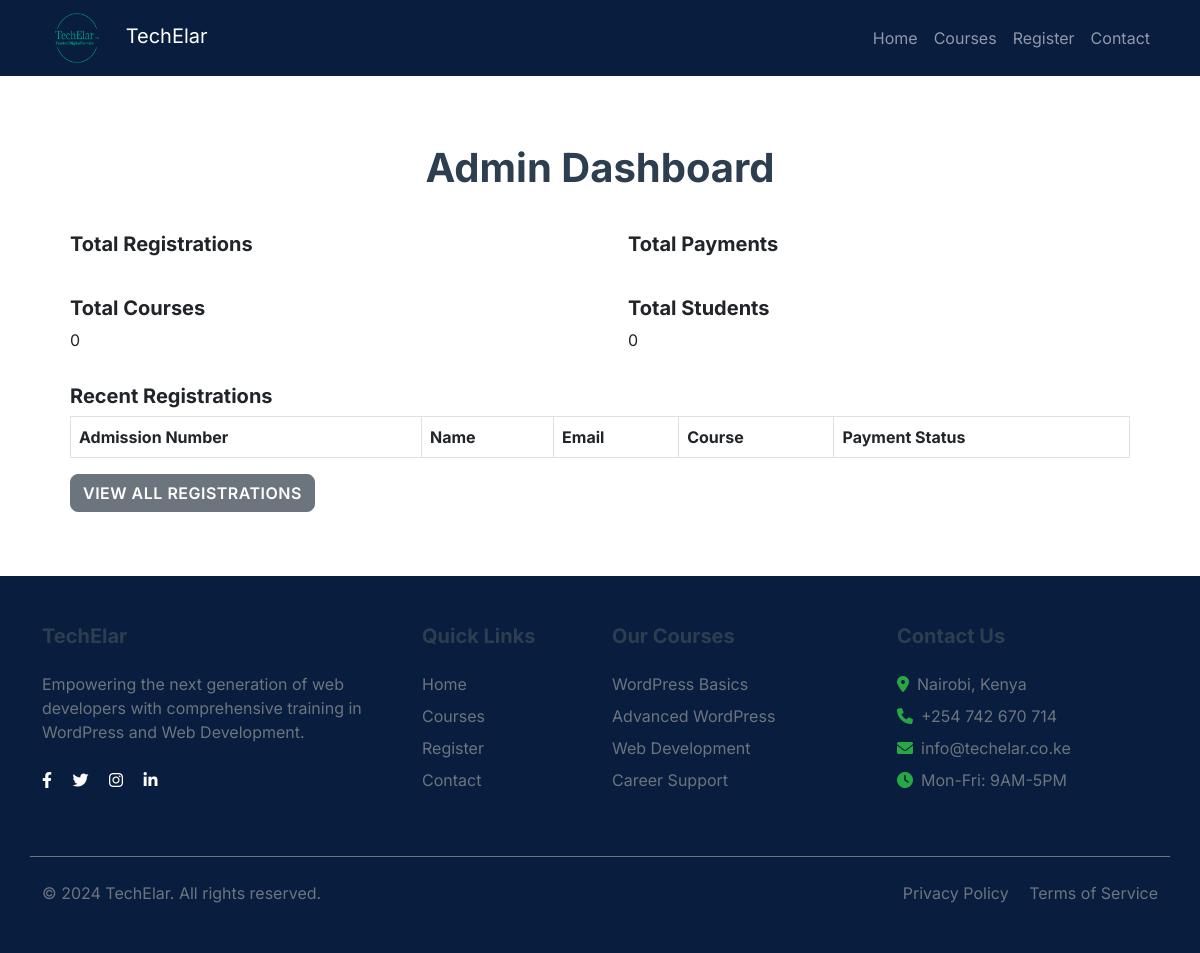
The app's page /admin/dashboard (signed in), older data.
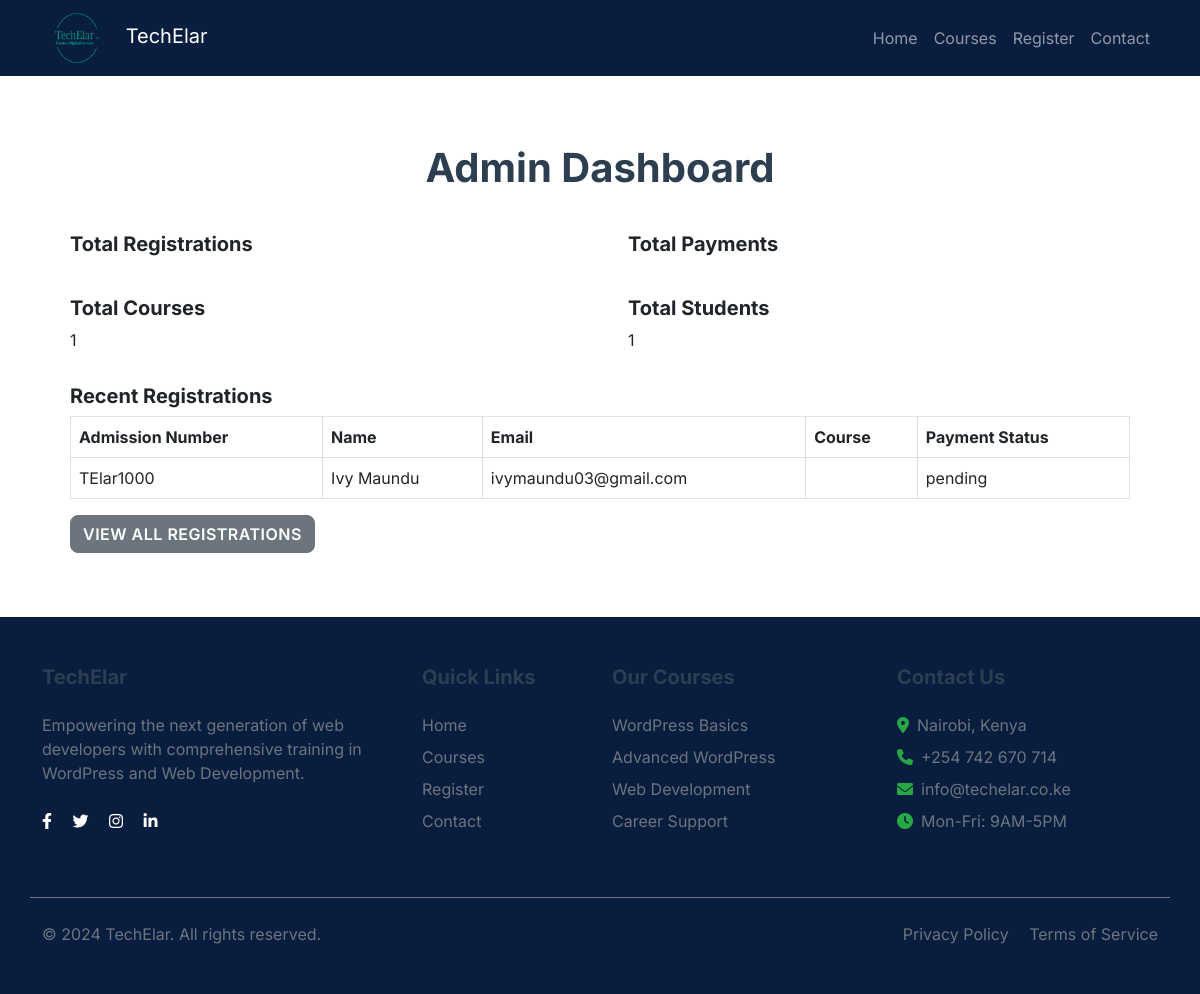
The same page, newer data.
### app.py (models this page shows, shortened)
class Registration(db.Model):
    id = db.Column(db.Integer, primary_key=True)
    admission_number = db.Column(db.String(20), unique=True, nullable=False)
    name = db.Column(db.String(100), nullable=False)
    email = db.Column(db.String(120), nullable=False)
    appointment_date = db.Column(db.Date, nullable=False)
    business_name = db.Column(db.String(100))
    course_type = db.Column(db.String(20), nullable=False)
    duration = db.Column(db.String(20), nullable=False)
    payment_status = db.Column(db.String(20), default='pending')
    mpesa_phone = db.Column(db.String(15))
    payment_amount = db.Column(db.Float, nullable=False)
    created_at = db.Column(db.DateTime, default=datetime.utcnow)

### app.py (the view)
@app.route('/admin/dashboard')
def admin_dashboard():
    if not session.get('admin_logged_in'):
        flash('Please login to access the admin dashboard', 'error')
        return redirect(url_for('admin_login'))
    total_courses = Registration.query.count()
    total_students = Registration.query.count()
    recent_registrations = Registration.query.order_by(Registration.created_at.desc()).limit(5).all()
    return render_template('admin_dashboard.html', total_courses=total_courses, total_students=total_students, recent_registrations=recent_registrations)

### templates/admin_dashboard.html (shortened to what this page needs)
{% extends 'base.html' %}
{% block content %}
<div class="container mt-5">
    <h1 class="text-center mb-4">Admin Dashboard</h1>
    <div class="row">
        <div class="col-md-6">
            <div class="card">
                <div class="card-body">
                    <h5 class="card-title">Total Registrations</h5>
                </div>
            </div>
        </div>
        <div class="col-md-6">
            <div class="card">
                <div class="card-body">
                    <h5 class="card-title">Total Payments</h5>
                </div>
            </div>
        </div>
        <div class="col-md-6">
            <div class="card">
                <div class="card-body">
                    <h5 class="card-title">Total Courses</h5>
                    <p class="card-text">{{ total_courses }}</p>
                </div>
            </div>
        </div>
        <div class="col-md-6">
            <div class="card">
                <div class="card-body">
                    <h5 class="card-title">Total Students</h5>
                    <p class="card-text">{{ total_students }}</p>
                </div>
            </div>
        </div>
    </div>
    <div class="row">
        <div class="col-md-12">
            <div class="card">
                <div class="card-body">
                    <h5 class="card-title">Recent Registrations</h5>
                    <table class="table table-bordered">
                        <thead>
                            <tr>
                                <th>Admission Number</th>
                                <th>Name</th>
                                <th>Email</th>
                                <th>Course</th>
                                <th>Payment Status</th>
                            </tr>
                        </thead>
                        <tbody>
                            {% for registration in recent_registrations %}
                            <tr>
                                <td>{{ registration.admission_number }}</td>
                                <td>{{ registration.name }}</td>
                                <td>{{ registration.email }}</td>
                                <td>{{ registration.course }}</td>
                                <td>{{ registration.payment_status }}</td>
                            </tr>
                            {% endfor %}
                        </tbody>
                    </table>
                    <a href="{{ url_for('admin_registrations') }}" class="btn btn-secondary">View All Registrations</a>
                </div>
            </div>
        </div>
    </div>
</div>
{% endblock %}

Row changes from the older to the newer data that the page shows:
added Registration: admission_number "TElar1000", name "Ivy Maundu", email "ivymaundu03@gmail.com", payment_status "pending"
Text that changed along with them:
{{ total_courses }}: "0" → "1"
{{ total_students }}: "0" → "1"
